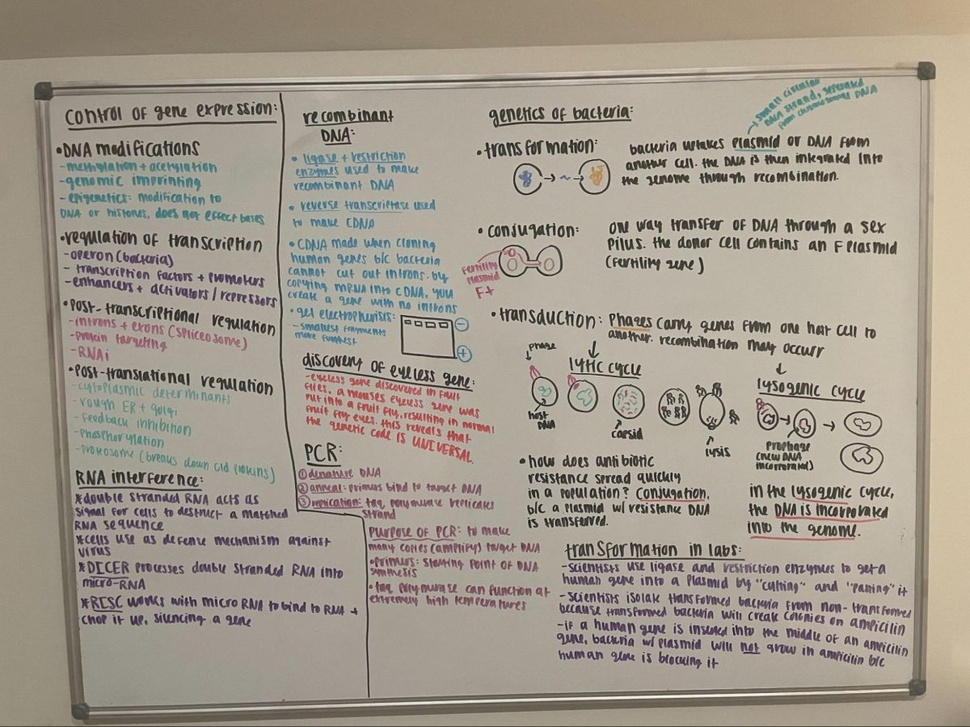
#> input picture src/board.jpg, 970 x 727 px, shrunk from 1200 x 900 before the run
$ python -i enhancer.py   (imports and definitions only)
#> lines starting #> are read from the running program, lines starting #| are printed output that depends on the picture; after the words box and inside, x2 and y2 are one past the last pixel; in counts of white or black regions, pixels touching at a corner belong together
#> further down, picture is the input picture: shape (727, 970, 3); mean B, G, R 141, 153.3, 161.6
import cv2

def enhance_whiteboard(image):
    gray = cv2.cvtColor(image, cv2.COLOR_BGR2GRAY)
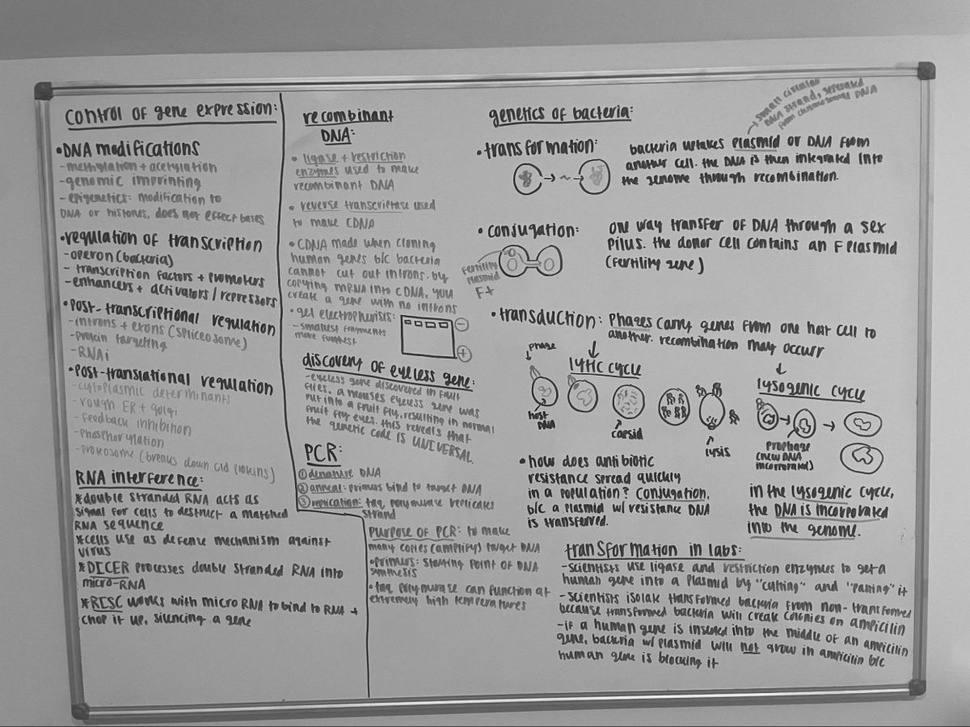
#> gray: shape (727, 970); min 11, max 253, mean 154.4
    clahe = cv2.createCLAHE(clipLimit=2.0, tileGridSize=(8,8))
    enhanced = clahe.apply(gray)
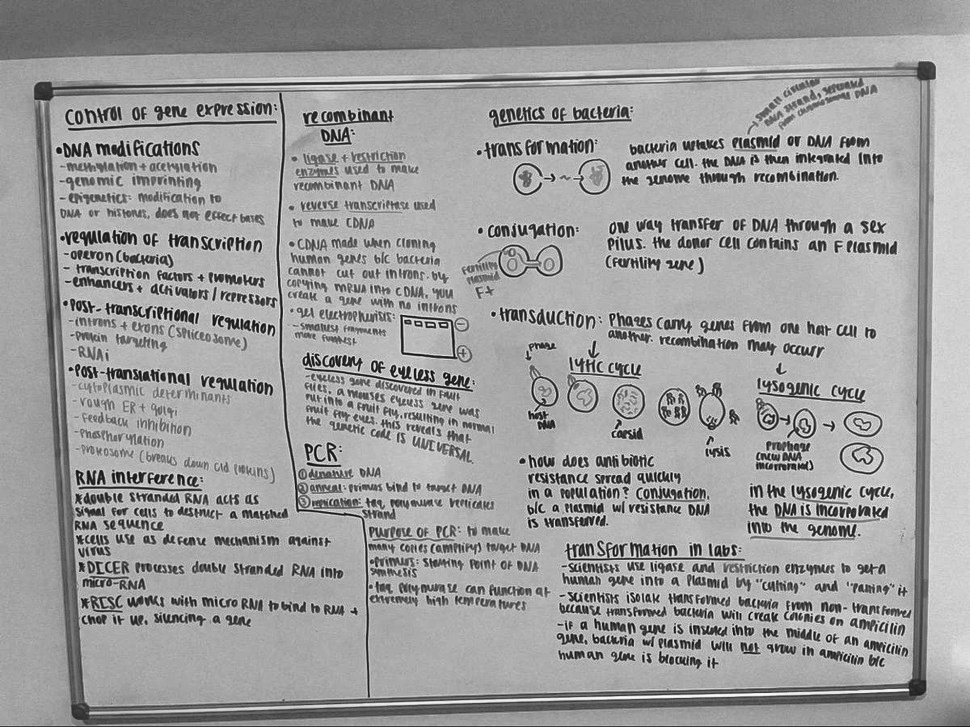
#> enhanced: shape (727, 970); min 7, max 254, mean 156.4
    enhanced = cv2.adaptiveThreshold(enhanced, 255, cv2.ADAPTIVE_THRESH_GAUSSIAN_C,
                                      cv2.THRESH_BINARY, 15, 9)
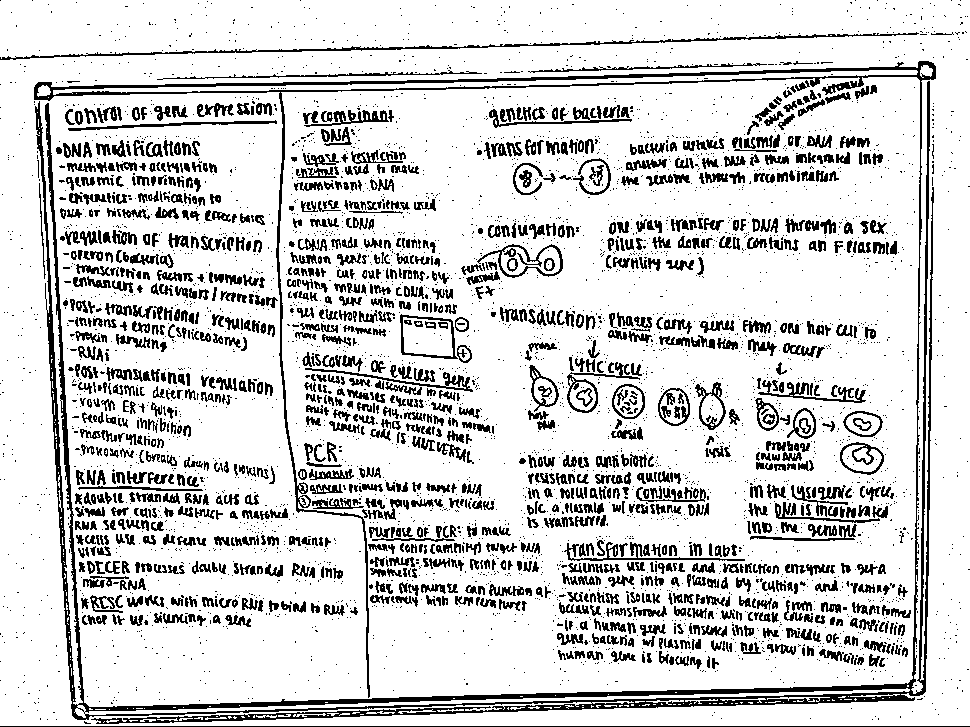
#> enhanced: shape (727, 970); 82.4% white; black in thin lines or dots
    enhanced = cv2.medianBlur(enhanced, 3)
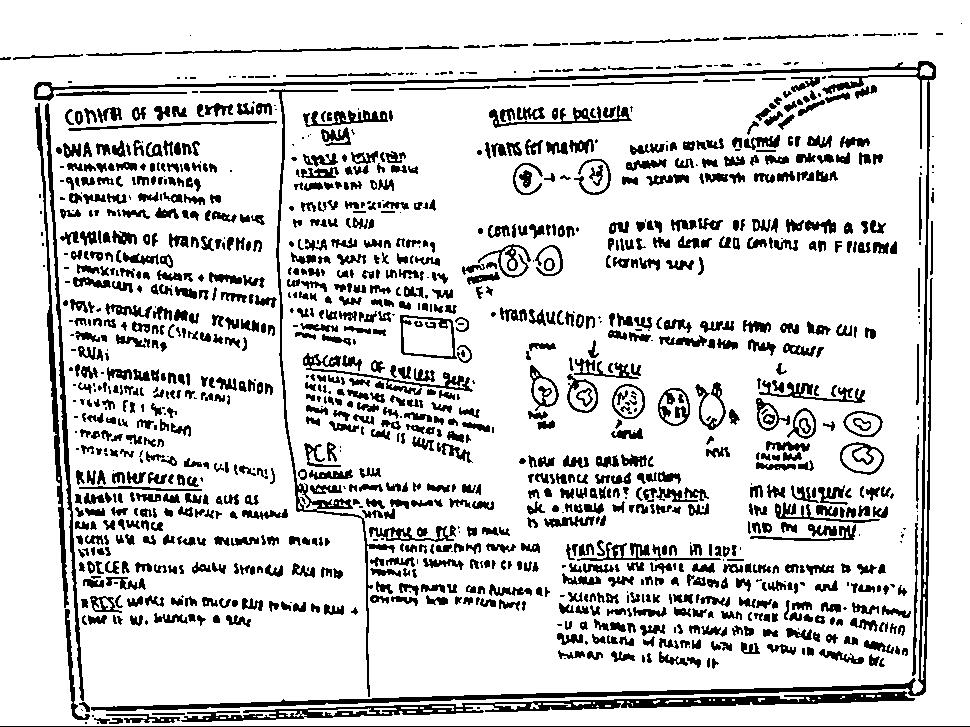
#> enhanced: shape (727, 970); 83.2% white; 1269 black regions (244 under 20 px), largest, box (x1, y1, x2, y2) and area: (34, 61, 936, 711) 10131, (181, 691, 915, 722) 5279, (269, 89, 395, 697) 2318
    return enhanced

>>> import cv2
>>> picture = cv2.imread('board.jpg')
>>> result = enhance_whiteboard(picture)
